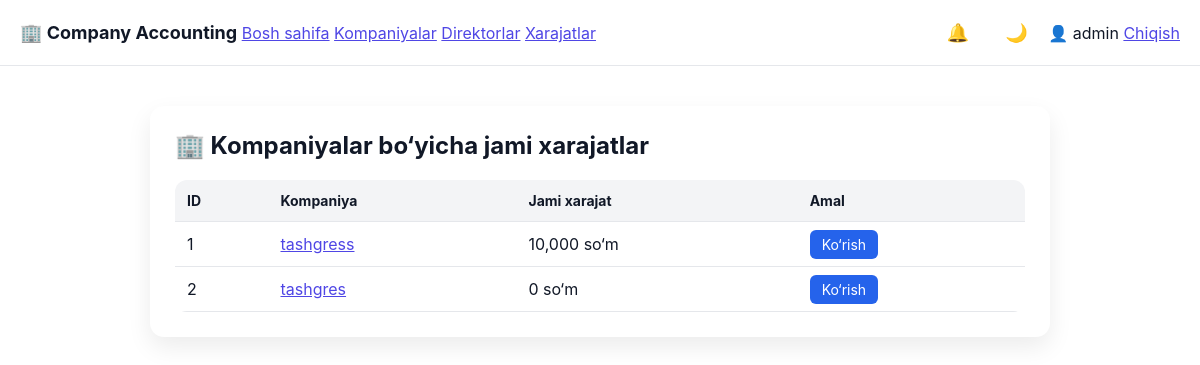
Before: /admin/expenses/companies (signed in) with the older database file.
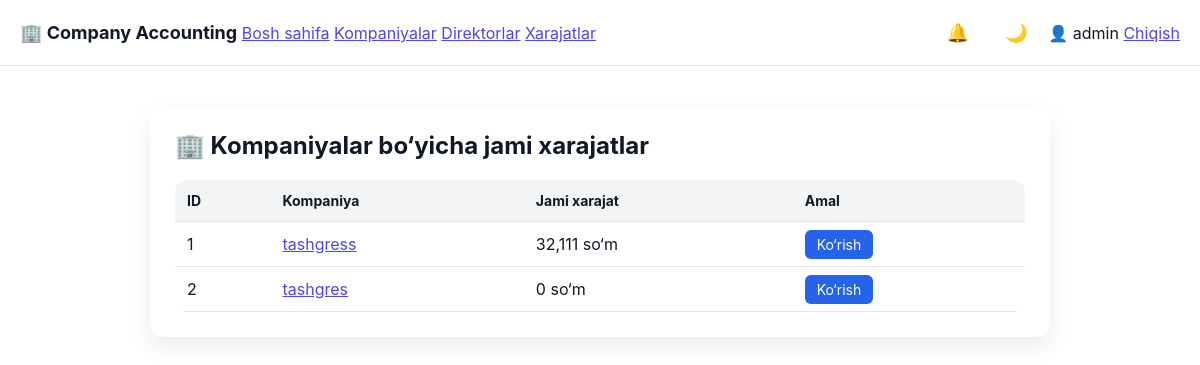
After: the same page with the newer database file.
### tables this page shows
CREATE TABLE companies (
        id INTEGER PRIMARY KEY AUTOINCREMENT,
        name TEXT,
        balance INTEGER DEFAULT 0,
        created_at TEXT
    );

### app.py (the view)
@app.route("/admin/expenses/companies")
def admin_expenses_by_company():
    if session.get("role") != "admin":
        return "Ruxsat yo‘q ❌"
    conn = sqlite3.connect("users.db")
    c = conn.cursor()
    c.execute("""
        SELECT
            c.id,
            c.name,
            IFNULL(SUM(e.amount),0) AS total_expense
        FROM companies c
        LEFT JOIN expenses e ON e.company_id = c.id
        GROUP BY c.id, c.name
        ORDER BY total_expense DESC
    """)
    companies = c.fetchall()
    conn.close()
    return render_template(
        "admin_expenses_companies.html",
        companies=companies
    )

### templates/admin_expenses_companies.html (shortened to what this page needs)
<!DOCTYPE html>
<html lang="uz">
<head>
    <link rel="stylesheet" href="{{ url_for('static', filename='style.css') }}">
</head>
<body>
{% include "navbar.html" %}
<div class="container">
    <h2>🏢 Kompaniyalar bo‘yicha jami xarajatlar</h2>
    <table>
        <tr>
            <th>ID</th>
            <th>Kompaniya</th>
            <th>Jami xarajat</th>
            <th>Amal</th>
        </tr>
        {% for c in companies %}
        <tr>
            <td>{{ c[0] }}</td>
            <td>
                <a href="{{ url_for('admin_company_directors', company_id=c[0]) }}">
                    {{ c[1] }}
                </a>
            </td>
            <td>{{ "{:,}".format(c[2]) }} so‘m</td>
            <td>
                <a class="btn"
                   href="{{ url_for('admin_company_directors', company_id=c[0]) }}">
                    Ko‘rish
                </a>
            </td>
        </tr>
        {% endfor %}
    </table>
</div>
</body>
</html>

Changed rows visible on the page:
changed companies "tashgress": c "10,000" → "32,111"
